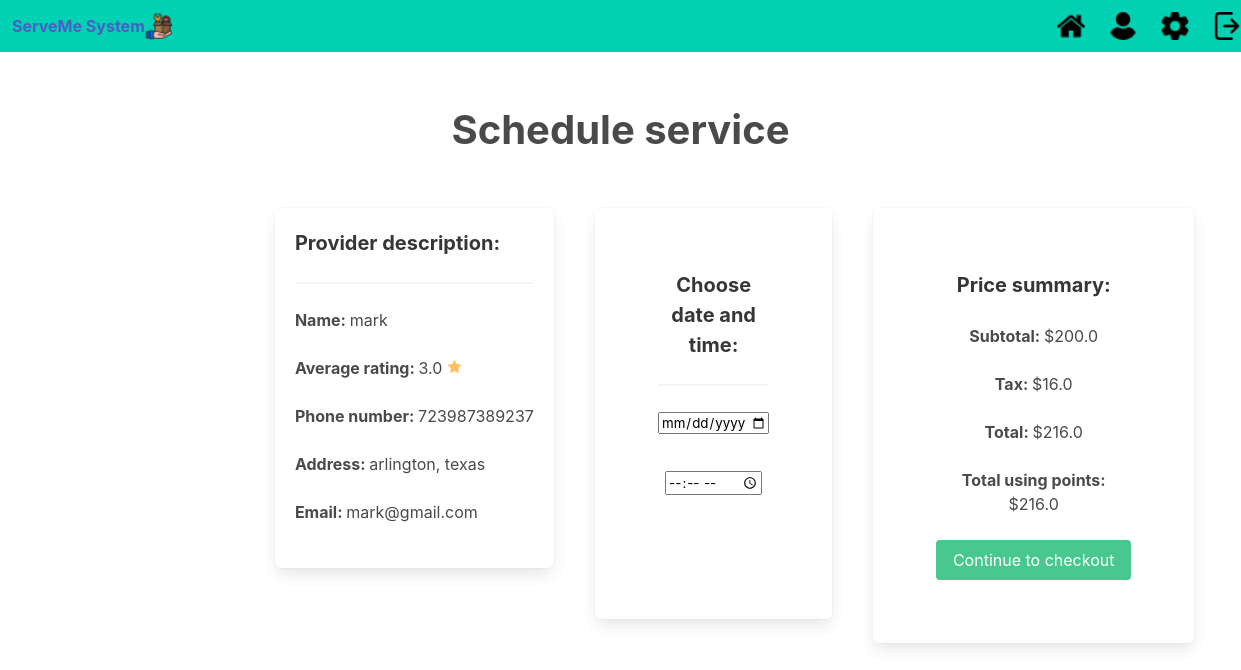
Screenshot of /providers?provider_id=1&service_id=2 (signed in) with the database file from the repository.
### serveme/models.py (models this page shows, shortened)
class Provider (db.Model):
    provider_id     = db.Column(db.Integer, primary_key=True)
    userID          = db.Column(db.Integer, db.ForeignKey('user.userID'), nullable=False)
    provider_name   = db.Column(db.String(50), nullable=False)
    rating_avg      = db.Column(db.Float)
    phone_number    = db.Column(db.String(10), nullable=False)
    address         = db.Column(db.String(25), nullable=False)
    email           = db.Column(db.String(20), nullable=False)
    ssn             = db.Column(db.String(9), nullable=False)
    services        = db.relationship('Service', backref='service_provider', lazy=True)

class Service (db.Model):
    provider_id     = db.Column(db.Integer, db.ForeignKey('provider.provider_id'), nullable=False)
    service_id      = db.Column(db.Integer, nullable=False, primary_key=True)
    rating_avg      = db.Column(db.Float(precision=2), nullable=False)
    service_name    = db.Column(db.String(20), nullable=False)
    cost            = db.Column(db.Float(precision=2), nullable=False)
    description     = db.Column(db.String(255), nullable=False)
    category        = db.Column(db.String(20), nullable=False)

### serveme/providerController.py (the view)
@providerController.route('/providers')
def providers():
    provider_id_from_client=request.args.get('provider_id')
    service_id_from_client = request.args.get('service_id')
    points = round(current_user.points,2)
    result = Provider.query.filter_by(provider_id=provider_id_from_client).all()
    service_result = Service.query.filter_by(service_id=service_id_from_client)
    cost= service_result[0].cost
    total_cost=round(0.08*cost+cost,2)
    discounted=total_cost
    if total_cost>points:
        discounted=round(total_cost-points,2)
    else:
    	discounted=0
    return render_template('order.html',provider_id = provider_id_from_client, service_id = service_id_from_client, providers=result, services=service_result,cost=cost,totalcost=total_cost,discounted=discounted, points=points)

### serveme/templates/order.html (shortened to what this page needs)
{% extends "base.html" %}
{% block content %}
<br>
<br>
<div class="is-size-2">
       <b>Schedule service</b>
   </div>
<br>
<br>
{%if providers != null%}
 <div style="display: flex; flex-direction: horizontal; margin-left:20%;">
    <div >
        <div class="box" style="text-align: left">
	<div class="is-size-5">
	<h1><strong>Provider description: </strong></h1>
	</div>
            <hr>
            <b>Name: </b>{{providers[0].provider_name}}</p>
            <br>
            <b>Average rating: </b>{{providers[0].rating_avg}}
            <img src="{{url_for('static', filename='star.png')}}" alt="placeholder" >
	    <br>
            <br>
            <b>Phone number: </b>{{providers[0].phone_number}}
            <br>
            <br>
            <b>Address: </b>{{providers[0].address}}</p>
            <br>
            <b>Email: </b>{{providers[0].email}}</p>
            <br>
        </div>
    </div>
    <form method="POST" action="{{ url_for('orderController.order',cost=discounted, description=services[0].description, provider_id = provider_id, service_id=service_id) }}">
            <div style="display: flex; flex-direction: horizontal;">
                <div class="box" style="margin-left:10%; padding:15%">
                   <div class="is-size-5">
			<h1><strong>Choose date and time:</h1></strong>
		   </div>
                    <hr>
                    <div class="field">
                        <div class="control">
                            <input type="date" name="date" max="3000-12-31" required>
                        </div>
                    </div>
                <br>
                    <div class="field">
                        <div class="control">
                            <input type="time" name="time" required>
                        </div>
                    </div>
                </div>
                {% if services != null %}
                <div  class="box" style="margin-left: 10%;padding:15%" >
                   <div class="is-size-5">
			<h1><strong>Price summary: </strong></h1>
		   </div>
                    <br>
                    <b>Subtotal: </b>${{cost}}
		    <br>
                    <br>
                    <b>Tax: </b>${{0.08 * cost}}
                    <br>
		    <br>
                    <b>Total: </b>${{totalcost}}
		    <br>
		    <br>
                    <b>Total using points: </b>${{discounted}}
                    <br>
		    <br>
                    <button class="button is-success">Continue to checkout</button>
                    <br>
                </div>
                {%endif%}
            </div>
    </form>
</div>
{%endif%}
{% endblock %}

### rows the page displays
Provider: provider_name "mark", rating_avg "3.0", phone_number "723987389237", address "arlington, texas", email "mark@gmail.com"
Service: cost "200.0", 0.08*cost "16.0"

### other values shown
{{ totalcost }} "216.0"
{{ discounted }} "216.0"
